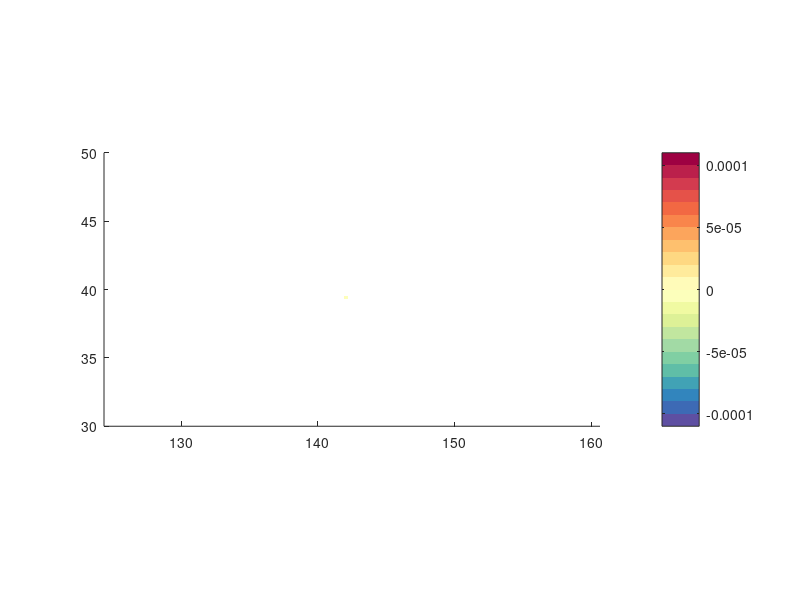

Write the MATLAB code that produced this figure. (Note: this script raises an error after producing the figure.)
clc; clear all; close all;

load('dataset_grid_atmosphere')
load('dataset_grid_atmosphere_ERA')
load('dataset_grid_atmosphere_D1')
load('dataset_grid_atmosphere_D2')
load('dataset_grid_atmosphere_D3')
mycmap=[0.3686    0.3098    0.6353
    0.2395    0.4158    0.7107
    0.1958    0.5226    0.7407
    0.2536    0.6369    0.7101
    0.3764    0.7438    0.6533
    0.5000    0.8105    0.6409
    0.6334    0.8532    0.6452
    0.7556    0.9009    0.6232
    0.8668    0.9465    0.5932
    0.9427    0.9807    0.6356
    0.9866    1.0000    0.7329
    1.0000    0.9838    0.7243
    1.0000    0.9233    0.6109
    0.9958    0.8466    0.5106
    0.9958    0.7548    0.4304
    0.9895    0.6484    0.3597
    0.9780    0.5220    0.2934
    0.9490    0.4074    0.2612
    0.8985    0.3223    0.2879
    0.8272    0.2330    0.3096
    0.7341    0.1247    0.2953
    0.6196    0.0039    0.2588];

load('dataset_wind_ERA')
load('dataset_wind_D1')
load('dataset_wind_D2')
load('dataset_wind_D3')

LL=0.03;

% figure 12a
figure(1)

u10=u10_hourly_ERA;
v10=v10_hourly_ERA;

u10(isnan(u10))=0;
v10(isnan(v10))=0;

u10x=zeros(size(u10));
u10y=zeros(size(u10));
v10x=zeros(size(u10));
v10y=zeros(size(u10));

u10x(2:end,:,:)=1.225*(1.5*10^-3)*(abs(u10(2:end,:,:)).*u10(2:end,:,:)-abs(u10(1:end-1,:,:)).*u10(1:end-1,:,:))/100;
u10y(:,2:end,:)=1.225*(1.5*10^-3)*(abs(u10(:,2:end,:)).*u10(:,2:end,:)-abs(u10(:,1:end-1,:)).*u10(:,1:end-1,:))/100;
v10x(2:end,:,:)=1.225*(1.5*10^-3)*(abs(v10(2:end,:,:)).*v10(2:end,:,:)-abs(v10(1:end-1,:,:)).*v10(1:end-1,:,:))/100;
v10y(:,2:end,:)=1.225*(1.5*10^-3)*(abs(v10(:,2:end,:)).*v10(:,2:end,:)-abs(v10(:,1:end-1,:)).*v10(:,1:end-1,:))/100;

ws=u10x+v10y;
[xend,yend]=size(u10);


lon_map(1:9:xend,1:9:yend)=lon(1:9:xend,1:9:yend);
lon_map(5:9:xend,5:9:yend)=lon(5:9:xend,5:9:yend);
lat_map(1:9:xend,1:9:yend)=lat(1:9:xend,1:9:yend);
lat_map(5:9:xend,5:9:yend)=lat(5:9:xend,5:9:yend);

u10_map_r(1:9:xend,1:9:yend)=u10_hourly_ERA(1:9:xend,1:9:yend);
u10_map_r(5:9:xend,5:9:yend)=u10_hourly_ERA(5:9:xend,5:9:yend);
v10_map_r(1:9:xend,1:9:yend)=v10_hourly_ERA(1:9:xend,1:9:yend);
v10_map_r(5:9:xend,5:9:yend)=v10_hourly_ERA(5:9:xend,5:9:yend);

ws(1:75,end-170:end)=nan;

ws(ws<-1*10^-4)=-1*10^-4-10^-5;
ws(ws>1*10^-4)=1*10^-4+10^-5;

hold on

contourf(lon,lat,ws,linspace(-1*10^-4-10^-5,1*10^-4+10^-5,23),'linecolor','none');
colormap(mycmap)
colorbar
caxis([-1*10^-4-10^-5,1*10^-4+10^-5])
axis equal tight

mask1 = ~isnan(mask_ERA);  
mask1 = logical(mask1);

rgb = [0.8 0.8 0.8]; 

Crgb = zeros([size(mask1) 3]);
Crgb(:,:,1) = rgb(1);
Crgb(:,:,2) = rgb(2);
Crgb(:,:,3) = rgb(3);

h = surface(lon_era,lat_era, zeros(size(mask1)), ...
    'CData', Crgb, ...
    'FaceColor', 'texturemap', ...
    'EdgeColor', 'none');

set(h, 'AlphaData', double(mask1)) 
set(h, 'FaceAlpha', 'texturemap')
set(h, 'AlphaDataMapping', 'none') 

mask2 = logical(~isnan(mask));
[B,~] = bwboundaries(mask2, 'noholes');

hold on
for k = 1:length(B)
    idx = B{k};
    plot(lon(sub2ind(size(lon), idx(:,1), idx(:,2))), ...
         lat(sub2ind(size(lat), idx(:,1), idx(:,2))), ...
         ':k', 'LineWidth', 5)
end

[C,h]=contour(lon_era,lat_era,hgt_ERA+mask_ERA-mask_ERA,[20:20:500],'linecolor',[0.5 0.5 0.5],'linewidth',5);
contour(lon_era,lat_era,hgt_ERA+mask_ERA-mask_ERA,[100 200 300 400 500],'linecolor',[0.5 0.5 0.5],'linewidth',10);
clabel(C,h,'FontSize',20,'LabelSpacing',1000)

u10_map_r(1:71,end-165:end)=nan;
v10_map_r(1:71,end-165:end)=nan;
u10_map_r(10,end-15)=20;
v10_map_r(10,end-15)=0;
u10_map_r(62,end-157)=10;
v10_map_r(62,end-157)=0;
lon_map(62,end-157)=lon(62,end-157);
lat_map(62,end-157)=lat(62,end-157);
plot(141.9326,39.3488,'r^','markersize',15,'linewidth',10)
plot(141.907,39.360,'bp','linewidth',10,'Markersize',15)
xp=[141.8 141.8 141.901 141.901];
yp=[39.5041 39.359 39.359 39.5041];
patch(xp,yp,'w')
quiver(lon_map,lat_map,u10_map_r,v10_map_r,LL,'color','k','linewidth',4)
text(141.885,39.362,'10 m/s','fontsize',50)
grid on

ax = gca;
ax.FontSize = 40;
axis([141.885, 141.985,39.322, 39.368])
daspect([1.3 1 1])
xticks([141.9 141.95 142])
xticklabels({'141.9','141.95','142'})
yticks([39.35])
yticklabels({'39.35'})

% figure 12b
figure(2)

u10=u10_hourly_D1;
v10=v10_hourly_D1;

u10(isnan(u10))=0;
v10(isnan(v10))=0;

u10x=zeros(size(u10));
u10y=zeros(size(u10));
v10x=zeros(size(u10));
v10y=zeros(size(u10));

u10x(2:end,:,:)=1.225*(1.5*10^-3)*(abs(u10(2:end,:,:)).*u10(2:end,:,:)-abs(u10(1:end-1,:,:)).*u10(1:end-1,:,:))/100;
u10y(:,2:end,:)=1.225*(1.5*10^-3)*(abs(u10(:,2:end,:)).*u10(:,2:end,:)-abs(u10(:,1:end-1,:)).*u10(:,1:end-1,:))/100;
v10x(2:end,:,:)=1.225*(1.5*10^-3)*(abs(v10(2:end,:,:)).*v10(2:end,:,:)-abs(v10(1:end-1,:,:)).*v10(1:end-1,:,:))/100;
v10y(:,2:end,:)=1.225*(1.5*10^-3)*(abs(v10(:,2:end,:)).*v10(:,2:end,:)-abs(v10(:,1:end-1,:)).*v10(:,1:end-1,:))/100;

ws=u10x+v10y;
[xend,yend]=size(u10);

lon_map(1:9:xend,1:9:yend)=lon(1:9:xend,1:9:yend);
lon_map(5:9:xend,5:9:yend)=lon(5:9:xend,5:9:yend);
lat_map(1:9:xend,1:9:yend)=lat(1:9:xend,1:9:yend);
lat_map(5:9:xend,5:9:yend)=lat(5:9:xend,5:9:yend);

u10_map_r(1:9:xend,1:9:yend)=u10_hourly_D1(1:9:xend,1:9:yend);
u10_map_r(5:9:xend,5:9:yend)=u10_hourly_D1(5:9:xend,5:9:yend);
v10_map_r(1:9:xend,1:9:yend)=v10_hourly_D1(1:9:xend,1:9:yend);
v10_map_r(5:9:xend,5:9:yend)=v10_hourly_D1(5:9:xend,5:9:yend);

ws(1:75,end-170:end)=nan;

ws(ws<-1*10^-4)=-1*10^-4-10^-5;
ws(ws>1*10^-4)=1*10^-4+10^-5;

hold on

contourf(lon,lat,ws,linspace(-1*10^-4-10^-5,1*10^-4+10^-5,23),'linecolor','none');
colormap(mycmap)
colorbar
caxis([-1*10^-4-10^-5,1*10^-4+10^-5])
axis equal tight

mask1_d1 = ~isnan(mask_D1);  
mask1_d1 = logical(mask1_d1);


Crgb_d1 = zeros([size(mask1_d1) 3]);
Crgb_d1(:,:,1) = rgb(1);
Crgb_d1(:,:,2) = rgb(2);
Crgb_d1(:,:,3) = rgb(3);

h_d1 = surface(lon_d1,lat_d1, zeros(size(mask1_d1)), ...
    'CData', Crgb_d1, ...
    'FaceColor', 'texturemap', ...
    'EdgeColor', 'none');

set(h_d1, 'AlphaData', double(mask1_d1)) 
set(h_d1, 'FaceAlpha', 'texturemap')
set(h_d1, 'AlphaDataMapping', 'none') 

mask2_d1 = logical(~isnan(mask));
[B,~] = bwboundaries(mask2_d1, 'noholes');

hold on
for k = 1:length(B)
    idx = B{k};
    plot(lon(sub2ind(size(lon), idx(:,1), idx(:,2))), ...
         lat(sub2ind(size(lat), idx(:,1), idx(:,2))), ...
         ':k', 'LineWidth', 5)
end

[C,h_d1]=contour(lon_d1,lat_d1,hgt_D1+mask_D1-mask_D1,[20:20:500],'linecolor',[0.5 0.5 0.5],'linewidth',5);
contour(lon_d1,lat_d1,hgt_D1+mask_D1-mask_D1,[100 200 300 400 500],'linecolor',[0.5 0.5 0.5],'linewidth',10);
clabel(C,h_d1,'FontSize',20,'LabelSpacing',1000)

u10_map_r(1:71,end-165:end)=nan;
v10_map_r(1:71,end-165:end)=nan;
u10_map_r(10,end-15)=20;
v10_map_r(10,end-15)=0;
u10_map_r(62,end-157)=10;
v10_map_r(62,end-157)=0;
lon_map(62,end-157)=lon(62,end-157);
lat_map(62,end-157)=lat(62,end-157);
plot(141.9326,39.3488,'r^','markersize',15,'linewidth',10)
plot(141.907,39.360,'bp','linewidth',10,'Markersize',15)
xp=[141.8 141.8 141.901 141.901];
yp=[39.5041 39.359 39.359 39.5041];
patch(xp,yp,'w')
quiver(lon_map,lat_map,u10_map_r,v10_map_r,LL,'color','k','linewidth',4)
text(141.885,39.362,'10 m/s','fontsize',50)
grid on

ax = gca;
ax.FontSize = 40;
axis([141.885, 141.985,39.322, 39.368])
daspect([1.3 1 1])
xticks([141.9 141.95 142])
xticklabels({'141.9','141.95','142'})
yticks([39.35])
yticklabels({'39.35'})


% figure 12c
figure(3)

u10=u10_hourly_D2;
v10=v10_hourly_D2;

u10(isnan(u10))=0;
v10(isnan(v10))=0;

u10x=zeros(size(u10));
u10y=zeros(size(u10));
v10x=zeros(size(u10));
v10y=zeros(size(u10));

u10x(2:end,:,:)=1.225*(1.5*10^-3)*(abs(u10(2:end,:,:)).*u10(2:end,:,:)-abs(u10(1:end-1,:,:)).*u10(1:end-1,:,:))/100;
u10y(:,2:end,:)=1.225*(1.5*10^-3)*(abs(u10(:,2:end,:)).*u10(:,2:end,:)-abs(u10(:,1:end-1,:)).*u10(:,1:end-1,:))/100;
v10x(2:end,:,:)=1.225*(1.5*10^-3)*(abs(v10(2:end,:,:)).*v10(2:end,:,:)-abs(v10(1:end-1,:,:)).*v10(1:end-1,:,:))/100;
v10y(:,2:end,:)=1.225*(1.5*10^-3)*(abs(v10(:,2:end,:)).*v10(:,2:end,:)-abs(v10(:,1:end-1,:)).*v10(:,1:end-1,:))/100;

ws=u10x+v10y;
[xend,yend]=size(u10);

lon_map(1:9:xend,1:9:yend)=lon(1:9:xend,1:9:yend);
lon_map(5:9:xend,5:9:yend)=lon(5:9:xend,5:9:yend);
lat_map(1:9:xend,1:9:yend)=lat(1:9:xend,1:9:yend);
lat_map(5:9:xend,5:9:yend)=lat(5:9:xend,5:9:yend);

u10_map_r(1:9:xend,1:9:yend)=u10_hourly_D2(1:9:xend,1:9:yend);
u10_map_r(5:9:xend,5:9:yend)=u10_hourly_D2(5:9:xend,5:9:yend);
v10_map_r(1:9:xend,1:9:yend)=v10_hourly_D2(1:9:xend,1:9:yend);
v10_map_r(5:9:xend,5:9:yend)=v10_hourly_D2(5:9:xend,5:9:yend);

ws(1:75,end-170:end)=nan;

ws(ws<-1*10^-4)=-1*10^-4-10^-5;
ws(ws>1*10^-4)=1*10^-4+10^-5;

hold on

contourf(lon,lat,ws,linspace(-1*10^-4-10^-5,1*10^-4+10^-5,23),'linecolor','none');
colormap(mycmap)
colorbar
caxis([-1*10^-4-10^-5,1*10^-4+10^-5])
axis equal tight

mask1_d2 = ~isnan(mask_D2);  
mask1_d2 = logical(mask1_d2);


Crgb_d2 = zeros([size(mask1_d2) 3]);
Crgb_d2(:,:,1) = rgb(1);
Crgb_d2(:,:,2) = rgb(2);
Crgb_d2(:,:,3) = rgb(3);

h_d2 = surface(lon_d2,lat_d2, zeros(size(mask1_d2)), ...
    'CData', Crgb_d2, ...
    'FaceColor', 'texturemap', ...
    'EdgeColor', 'none');

set(h_d2, 'AlphaData', double(mask1_d2)) 
set(h_d2, 'FaceAlpha', 'texturemap')
set(h_d2, 'AlphaDataMapping', 'none') 

mask2_d2 = logical(~isnan(mask));
[B,~] = bwboundaries(mask2_d2, 'noholes');

hold on
for k = 1:length(B)
    idx = B{k};
    plot(lon(sub2ind(size(lon), idx(:,1), idx(:,2))), ...
         lat(sub2ind(size(lat), idx(:,1), idx(:,2))), ...
         ':k', 'LineWidth', 5)
end

[C,h_d2]=contour(lon_d2,lat_d2,hgt_D2+mask_D2-mask_D2,[20:20:500],'linecolor',[0.5 0.5 0.5],'linewidth',5);
contour(lon_d2,lat_d2,hgt_D2+mask_D2-mask_D2,[100 200 300 400 500],'linecolor',[0.5 0.5 0.5],'linewidth',10);
clabel(C,h_d2,'FontSize',20,'LabelSpacing',1000)

u10_map_r(1:71,end-165:end)=nan;
v10_map_r(1:71,end-165:end)=nan;
u10_map_r(10,end-15)=20;
v10_map_r(10,end-15)=0;
u10_map_r(62,end-157)=10;
v10_map_r(62,end-157)=0;
lon_map(62,end-157)=lon(62,end-157);
lat_map(62,end-157)=lat(62,end-157);
plot(141.9326,39.3488,'r^','markersize',15,'linewidth',10)
plot(141.907,39.360,'bp','linewidth',10,'Markersize',15)
xp=[141.8 141.8 141.901 141.901];
yp=[39.5041 39.359 39.359 39.5041];
patch(xp,yp,'w')
quiver(lon_map,lat_map,u10_map_r,v10_map_r,LL,'color','k','linewidth',4)
text(141.885,39.362,'10 m/s','fontsize',50)
grid on

ax = gca;
ax.FontSize = 40;
axis([141.885, 141.985,39.322, 39.368])
daspect([1.3 1 1])
xticks([141.9 141.95 142])
xticklabels({'141.9','141.95','142'})
yticks([39.35])
yticklabels({'39.35'})

% figure 12d
figure(4)

u10=u10_hourly_D3;
v10=v10_hourly_D3;

u10(isnan(u10))=0;
v10(isnan(v10))=0;

u10x=zeros(size(u10));
u10y=zeros(size(u10));
v10x=zeros(size(u10));
v10y=zeros(size(u10));

u10x(2:end,:,:)=1.225*(1.5*10^-3)*(abs(u10(2:end,:,:)).*u10(2:end,:,:)-abs(u10(1:end-1,:,:)).*u10(1:end-1,:,:))/100;
u10y(:,2:end,:)=1.225*(1.5*10^-3)*(abs(u10(:,2:end,:)).*u10(:,2:end,:)-abs(u10(:,1:end-1,:)).*u10(:,1:end-1,:))/100;
v10x(2:end,:,:)=1.225*(1.5*10^-3)*(abs(v10(2:end,:,:)).*v10(2:end,:,:)-abs(v10(1:end-1,:,:)).*v10(1:end-1,:,:))/100;
v10y(:,2:end,:)=1.225*(1.5*10^-3)*(abs(v10(:,2:end,:)).*v10(:,2:end,:)-abs(v10(:,1:end-1,:)).*v10(:,1:end-1,:))/100;

ws=u10x+v10y;
[xend,yend]=size(u10);

lon_map(1:9:xend,1:9:yend)=lon(1:9:xend,1:9:yend);
lon_map(5:9:xend,5:9:yend)=lon(5:9:xend,5:9:yend);
lat_map(1:9:xend,1:9:yend)=lat(1:9:xend,1:9:yend);
lat_map(5:9:xend,5:9:yend)=lat(5:9:xend,5:9:yend);

u10_map_r(1:9:xend,1:9:yend)=u10_hourly_D3(1:9:xend,1:9:yend);
u10_map_r(5:9:xend,5:9:yend)=u10_hourly_D3(5:9:xend,5:9:yend);
v10_map_r(1:9:xend,1:9:yend)=v10_hourly_D3(1:9:xend,1:9:yend);
v10_map_r(5:9:xend,5:9:yend)=v10_hourly_D3(5:9:xend,5:9:yend);

ws(1:75,end-170:end)=nan;

ws(ws<-1*10^-4)=-1*10^-4-10^-5;
ws(ws>1*10^-4)=1*10^-4+10^-5;

hold on

contourf(lon,lat,ws,linspace(-1*10^-4-10^-5,1*10^-4+10^-5,23),'linecolor','none');
colormap(mycmap)
colorbar
caxis([-1*10^-4-10^-5,1*10^-4+10^-5])
axis equal tight

mask1_d3 = ~isnan(mask_D3);  
mask1_d3 = logical(mask1_d3);


Crgb_d3 = zeros([size(mask1_d3) 3]);
Crgb_d3(:,:,1) = rgb(1);
Crgb_d3(:,:,2) = rgb(2);
Crgb_d3(:,:,3) = rgb(3);

h_d3 = surface(lon_d3,lat_d3, zeros(size(mask1_d3)), ...
    'CData', Crgb_d3, ...
    'FaceColor', 'texturemap', ...
    'EdgeColor', 'none');

set(h_d3, 'AlphaData', double(mask1_d3)) 
set(h_d3, 'FaceAlpha', 'texturemap')
set(h_d3, 'AlphaDataMapping', 'none') 

mask2_d3 = logical(~isnan(mask));
[B,~] = bwboundaries(mask2_d3, 'noholes');

hold on
for k = 1:length(B)
    idx = B{k};
    plot(lon(sub2ind(size(lon), idx(:,1), idx(:,2))), ...
         lat(sub2ind(size(lat), idx(:,1), idx(:,2))), ...
         ':k', 'LineWidth', 5)
end

[C,h_d3]=contour(lon_d3,lat_d3,hgt_D3+mask_D3-mask_D3,[20:20:500],'linecolor',[0.5 0.5 0.5],'linewidth',5);
contour(lon_d3,lat_d3,hgt_D3+mask_D3-mask_D3,[100 200 300 400 500],'linecolor',[0.5 0.5 0.5],'linewidth',10);
clabel(C,h_d3,'FontSize',20,'LabelSpacing',1000)

u10_map_r(1:71,end-165:end)=nan;
v10_map_r(1:71,end-165:end)=nan;
u10_map_r(10,end-15)=20;
v10_map_r(10,end-15)=0;
u10_map_r(62,end-157)=10;
v10_map_r(62,end-157)=0;
lon_map(62,end-157)=lon(62,end-157);
lat_map(62,end-157)=lat(62,end-157);
plot(141.9326,39.3488,'r^','markersize',15,'linewidth',10)
plot(141.907,39.360,'bp','linewidth',10,'Markersize',15)
xp=[141.8 141.8 141.901 141.901];
yp=[39.5041 39.359 39.359 39.5041];
patch(xp,yp,'w')
quiver(lon_map,lat_map,u10_map_r,v10_map_r,LL,'color','k','linewidth',4)
text(141.885,39.362,'10 m/s','fontsize',50)
grid on

ax = gca;
ax.FontSize = 40;
axis([141.885, 141.985,39.322, 39.368])
daspect([1.3 1 1])
xticks([141.9 141.95 142])
xticklabels({'141.9','141.95','142'})
yticks([39.35])
yticklabels({'39.35'})
